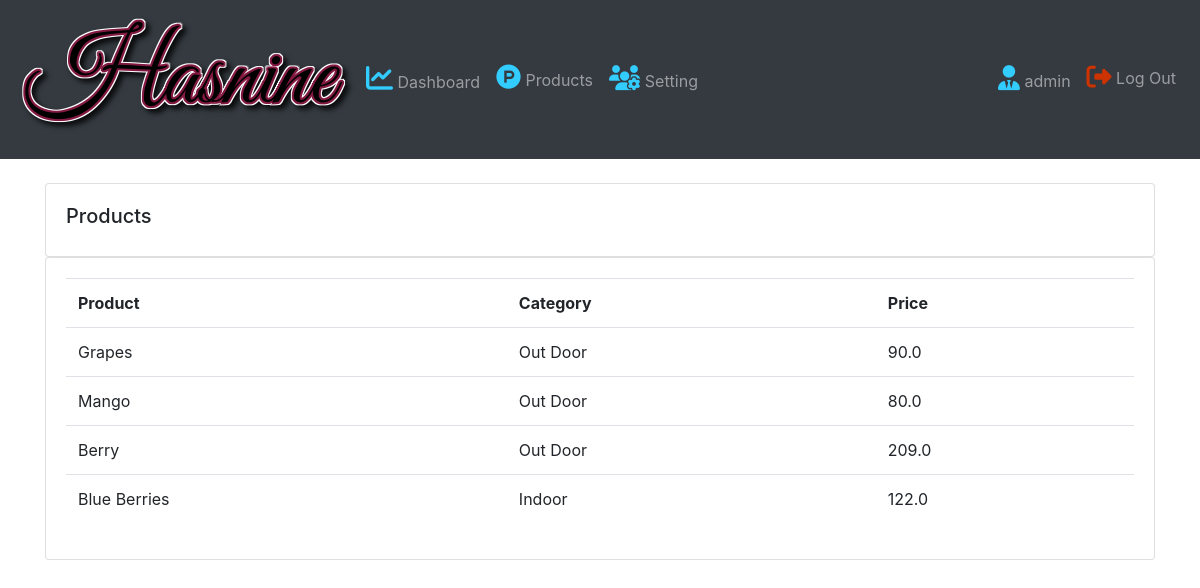
Screenshot of /products/ (signed in) with the database file from the repository.
### accounts/models.py (models this page shows, shortened)
class Product(models.Model):
    CATEGORY = (
        ('Indoor', 'Indoor'),
        ('Out Door', 'Out Door'),
    )
    name = models.CharField(max_length=200, null=True)
    price = models.FloatField(null=True)
    category = models.CharField(max_length=200, null=True, choices=CATEGORY)
    description = models.CharField(max_length=200, null=True, blank=True)
    date_created = models.DateTimeField(auto_now_add=True, null=True)
    tags = models.ManyToManyField(Tag)

### accounts/decorators.py (the view)
        def wrapper_func(request, *args, **kwargs):
            group = None
            if request.user.groups.exists():
                group = request.user.groups.all()[0].name
            if group in allowed_roles:
                return view_func(request, *args, **kwargs)
            else:
                return HttpResponse('You are not authorized to view this page')

### accounts/views.py (called while the page is built)
@login_required(login_url='login')
@allowed_user(allowed_roles=['admin'])
def products(request):
    all_product = Product.objects.all()
    context = {'products': all_product}
    return render(request, 'products.html', context)

### accounts/templates/products.html (shortened to what this page needs)
{% extends 'base.html' %}
{% block content %}
<br>
<div class="row">
    <div class="col-md">
        <div class="card card-body">
            <h5>Products</h5>
        </div>
        <div class="card card-body">
            <table class="table">
                <tr>
                    <th>Product</th>
                    <th>Category</th>
                    <th>Price</th>
                </tr>
                {% for i in products %}
                <tr>
                    <td>{{i.name}}</td>
                    <td>{{i.category}}</td>
                    <td>{{i.price}}</td>
                </tr>
                {% endfor %}
            </table>
        </div>
    </div>
</div>
{% endblock content %}

### accounts/templates/base.html (shortened to what this page needs)
{% extends 'navbar.html' %} {% load static %}
{% block content2 %}
<nav class="navbar navbar-expand-sm bg-dark navbar-dark">
    <a href="{% url 'dashboard' %}"><img src="{% static '/images/logo.png' %}"></a>
    <div class="collapse navbar-collapse" id="navbarNavAltMarkup">
        {% if request.user.is_staff %}
        <div class="navbar-nav">
            <a class="nav-item nav-link" href="{% url 'dashboard' %}"><i class="fas fa-chart-line" style='font-size:27px;color: #33ccff'></i> Dashboard</a>
            <a class="nav-item nav-link" href="{% url 'products' %}"><i class="fab fa-product-hunt" style='font-size:25px;color: #33ccff'></i> Products</a>
        </div>
        {% endif %}
         <div class="navbar-nav">
            <a class="nav-item nav-link" href="{% url 'account_settings' %}"><i class="fas fa-users-cog" style='font-size:25px;color: #33ccff'></i>  Setting</a>
        </div>
    </div>
    <ul class="navbar-nav ml-auto">
        <li id="profile-name"><a class="nav-link" href="{% url 'user-page' %}"><i class="fas fa-user-tie" style='font-size:25px;color: #33ccff'></i> {{ request.user }} </a></li>
        <li><a class="nav-link" href="{% url 'logout' %}"><i class="fas fa-sign-out-alt fa-lg" style='font-size:25px;color: #cc3300'></i> Log Out</a></li>
    </ul>
</nav>
<div class="container">
    {% block content %}
    {% endblock content %}
</div>
{% endblock content2 %}

### rows the page displays
Product: name "Grapes", category "Out Door", price "90.0"
Product: name "Mango", category "Out Door", price "80.0"
Product: name "Berry", category "Out Door", price "209.0"
Product: name "Blue Berries", category "Indoor", price "122.0"

### other values shown
{{ request.user }} "admin"
